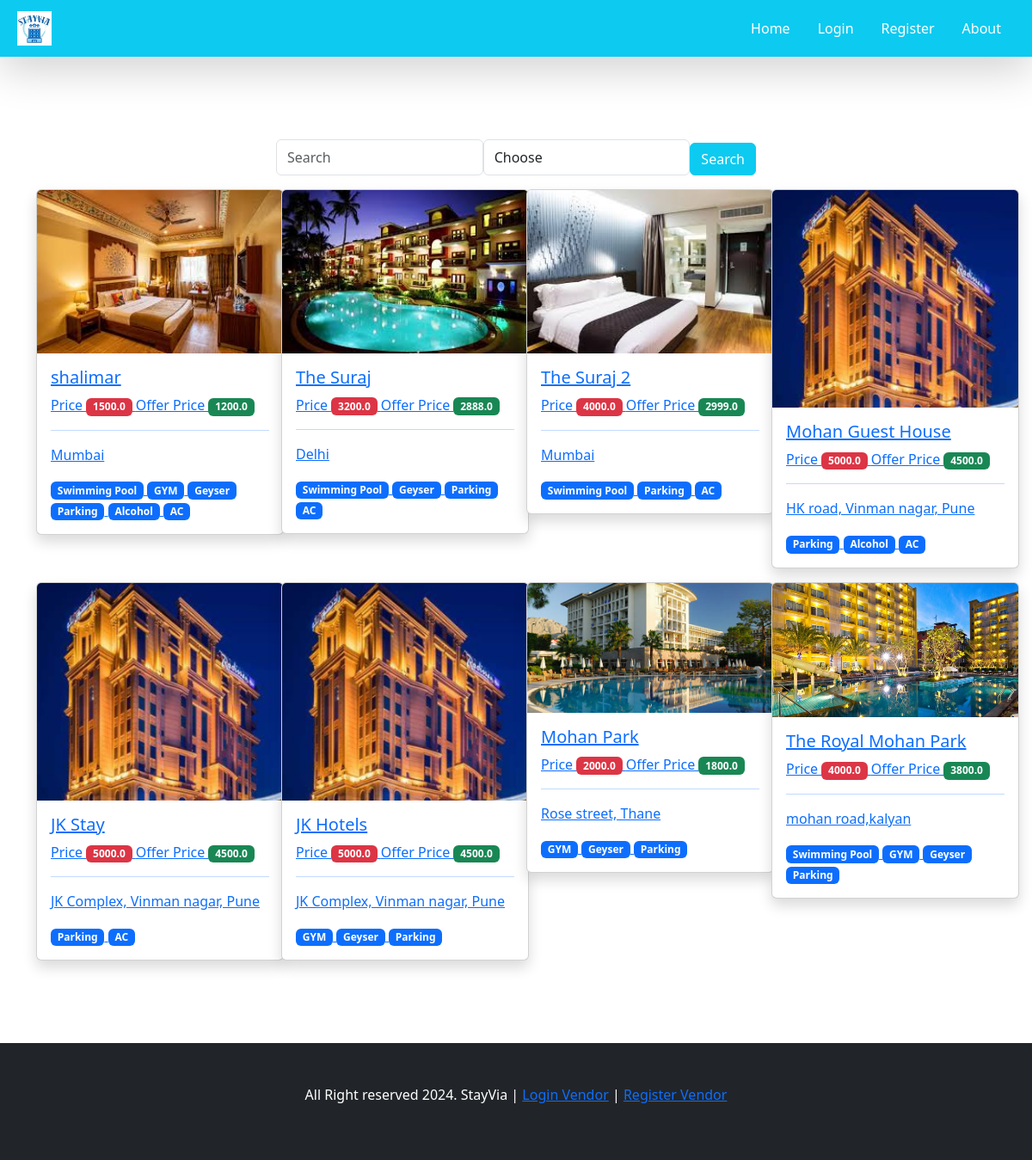
The page / on the database its author committed.
### accounts/models.py (models this page shows, shortened)
class Hotel(models.Model):
    hotel_name  = models.CharField(max_length = 100)
    hotel_description = models.TextField()
    hotel_slug = models.SlugField(max_length = 1000 , unique  = True)
    hotel_owner = models.ForeignKey(HotelVendor, on_delete = models.CASCADE , related_name = "hotels")
    ameneties = models.ManyToManyField(Ameneties)
    hotel_price = models.FloatField()
    hotel_offer_price = models.FloatField()
    hotel_location = models.TextField()
    is_active = models.BooleanField(default = True)

class HotelImages(models.Model):
    hotel = models.ForeignKey(Hotel, on_delete = models.CASCADE , related_name = "hotel_images")
    image = models.ImageField(upload_to="hotels")

class Ameneties(models.Model):
    name = models.CharField(max_length = 1000)
    icon = models.ImageField(upload_to="amenities")

### home/views.py (the view)
# urls.py: path('', views.index,name="index"),
def index(request):
    hotels = Hotel.objects.all()
    if request.GET.get('search'):
        hotels = hotels.filter(hotel_name__icontains = request.GET.get('search'))
    if request.GET.get('sort_by'):
        sort_by = request.GET.get('sort_by')
        if sort_by == "sort_low":
            hotels = hotels.order_by('hotel_offer_price')
        elif sort_by == "sort_high":
            hotels = hotels.order_by('-hotel_offer_price')
    return render(request, 'index.html', context = {'hotels' : hotels[:50]})

### templates/index.html (shortened to what this page needs)
{% extends "base.html" %}
{% block start %}
<div class="container mt-5 pt-5 pb-5">
  <div class="col-6 mx-auto">
    <form class="d-flex">
      <input type="text" name="search" class="form-control" placeholder="Search">
      <select class="form-control" name="sort_by">
        <option value="">Choose</option>
      </select>
      <button type="submit" class="btn text-white btn-info mt-1">Search</button>
    </form>
  </div>
    <div class="row">
      {% for hotel in hotels %}
        <div class="col-md-3 mt-3">
            <div class="card shadow" style="width: 18rem;">
              <a href="{% url 'hotel_details' hotel.hotel_slug %}">
              {% if hotel.hotel_images.first %}
              <img src="/media/{{hotel.hotel_images.first.image}}" class="card-img-top" alt="...">
               {% else %}
               <img src="https://t4.ftcdn.net/jpg/04/70/29/97/360_F_470299797_UD0eoVMMSUbHCcNJCdv2t8B2g1GVqYgs.jpg" class="card-img-top" alt="...">
{% endif %}
              <div class="card-body">
                  <h5 class="card-title">{{hotel.hotel_name}}</h5>
                    Price <span class="badge text-bg-danger">{{hotel.hotel_price}}</span>
                    Offer Price <span class="badge text-bg-success">{{hotel.hotel_offer_price}}</span>
<hr>
                  <p>{{hotel.hotel_location}}</p>
                  {% for amenetie in hotel.ameneties.all %}
                  <span class="badge text-bg-primary">{{amenetie.name}}</span>
                  {% endfor%}
                </div>
                </a>
              </div>
        </div>
      {% endfor %}
       </div>
</div>
{% endblock %}

### templates/base.html (shortened to what this page needs)
<!doctype html>
<html lang="en">
  <head>
    <link href="https://cdn.jsdelivr.net/npm/bootstrap@5.3.2/dist/css/bootstrap.min.css" rel="stylesheet">
  </head>
  <body>
    {% include "navbar.html" %}
   {% block start %}
   {% endblock  %}
   <div class="bg-dark p-5 mt-5">
    <p class="text-center text-white">All Right reserved 2024. StayVia |
    <a href="{% url 'login_vendor' %}">Login Vendor</a> |  <a href="{% url 'register_vendor'%}">Register Vendor</a></p>
   </div>
  </body>
</html>

### templates/navbar.html (shortened to what this page needs)
<nav class="navbar  navbar-dark  bg-info shadow-lg p-2 nav ">
  <div class="container-fluid">
    {% load static %}
    <a class="navbar-brand" href="/"> <img height="40" src="{% static 'Stayvia.png' %}" alt="..."></a>
    <div>
      <ul class="nav justify-content-end ">
        <li class="nav-item">
          <a class="nav-link active text-white" aria-current="page" href="/">Home</a>
        </li>
        <li class="nav-item">
          <a class="nav-link text-white" href="{% url 'login_page'%}">Login</a>
        </li>
        <li class="nav-item">
          <a class="nav-link text-white" href="{% url 'register'%}">Register</a>
        </li>
        <li class="nav-item">
          <a class="nav-link text-white" href="{% url 'about'%}">About</a>
        </li>
      </ul>
    </div>
    </div>
  </nav>

### rows shown on the page
Hotel: hotel_images.first.image (picture), hotel_name "shalimar", hotel_price "1500.0", hotel_offer_price "1200.0", hotel_location "Mumbai"
Ameneties: name "Swimming Pool"
Ameneties: name "GYM"
Ameneties: name "Geyser"
Ameneties: name "Parking"
Ameneties: name "Alcohol"
Ameneties: name "AC"
Hotel: hotel_images.first.image (picture), hotel_name "The Suraj", hotel_price "3200.0", hotel_offer_price "2888.0", hotel_location "Delhi"
Hotel: hotel_images.first.image (picture), hotel_name "The Suraj 2", hotel_price "4000.0", hotel_offer_price "2999.0", hotel_location "Mumbai"
Hotel: hotel_images.first.image (picture), hotel_name "Mohan Guest House", hotel_price "5000.0", hotel_offer_price "4500.0", hotel_location "HK road, Vinman nagar, Pune"
Hotel: hotel_images.first.image (picture), hotel_name "JK Stay", hotel_price "5000.0", hotel_offer_price "4500.0", hotel_location "JK Complex, Vinman nagar, Pune"
Hotel: hotel_images.first.image (picture), hotel_name "JK Hotels", hotel_price "5000.0", hotel_offer_price "4500.0", hotel_location "JK Complex, Vinman nagar, Pune"
Hotel: hotel_images.first.image (picture), hotel_name "Mohan Park", hotel_price "2000.0", hotel_offer_price "1800.0", hotel_location "Rose street, Thane"
Hotel: hotel_images.first.image (picture), hotel_name "The Royal Mohan Park", hotel_price "4000.0", hotel_offer_price "3800.0", hotel_location "mohan road,kalyan"
